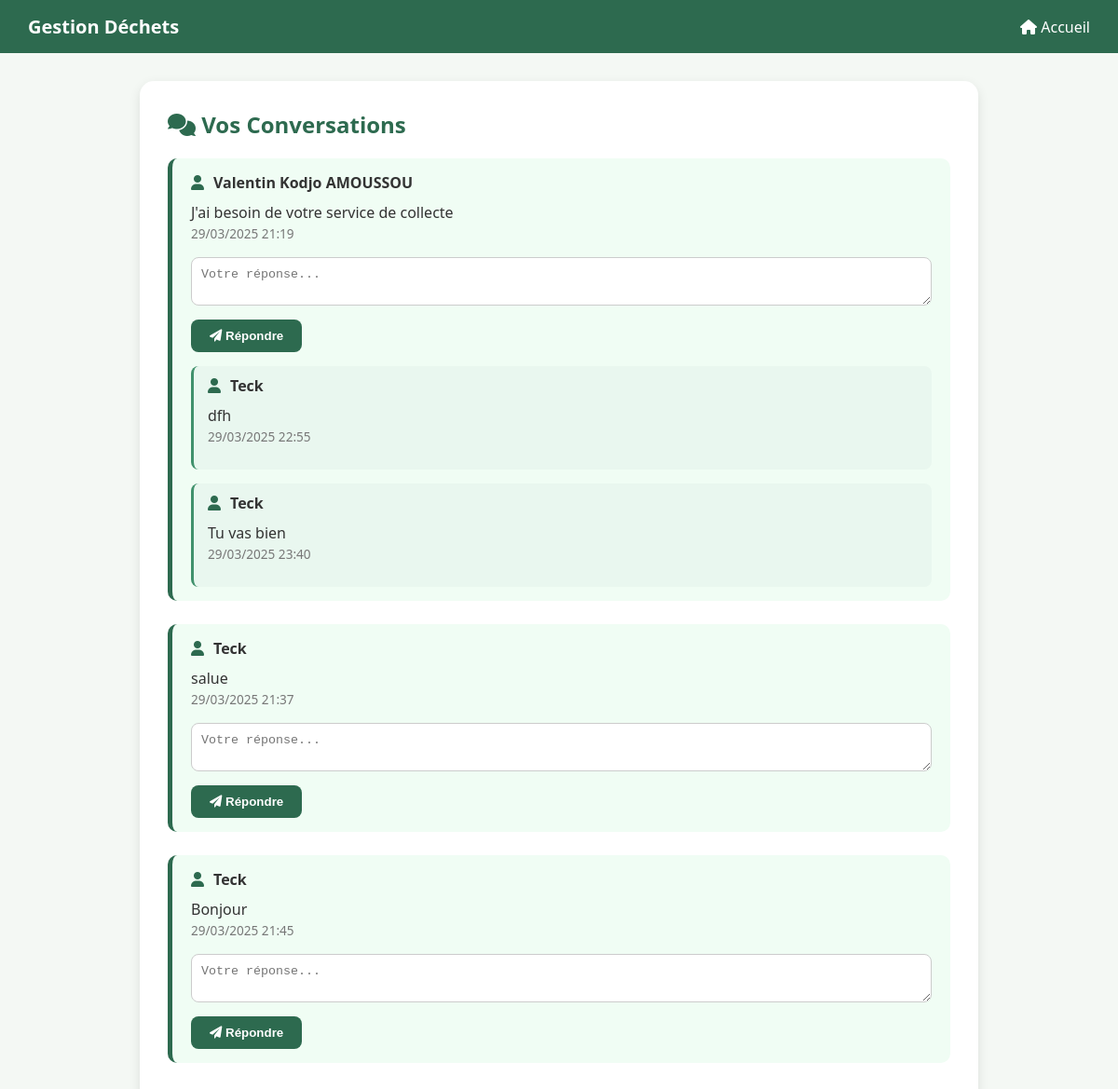
Screenshot of /messages.php (signed in) with the database file from the repository.
### tables this page shows
CREATE TABLE IF NOT EXISTS `messages` (
  `id` int NOT NULL AUTO_INCREMENT,
  `expediteur_id` int NOT NULL,
  `destinataire_id` int NOT NULL,
  `contenu` text NOT NULL,
  `date_envoi` timestamp NULL DEFAULT CURRENT_TIMESTAMP,
  `statut` enum('non_lu','lu') DEFAULT 'non_lu',
  `message_parent_id` int DEFAULT NULL,
  PRIMARY KEY (`id`),
  KEY `expediteur_id` (`expediteur_id`),
  KEY `destinataire_id` (`destinataire_id`)
);

CREATE TABLE IF NOT EXISTS `utilisateurs` (
  `id` int NOT NULL AUTO_INCREMENT,
  `nom` varchar(100) DEFAULT NULL,
  `email` varchar(100) DEFAULT NULL,
  `mot_de_passe` varchar(255) DEFAULT NULL,
  `role` enum('citoyen','collecteur','entreprise','gestionnaire','admin') NOT NULL,
  `date_inscription` timestamp NULL DEFAULT CURRENT_TIMESTAMP,
  PRIMARY KEY (`id`),
  UNIQUE KEY `email` (`email`)
);

### public/messages.php (the view, shortened to what this page needs)
<?php
include '../config/database.php';
$user_id = $_SESSION['id'];
$stmt = $pdo->prepare("
    SELECT m.*, u.nom AS expediteur_nom
    FROM messages m
    JOIN utilisateurs u ON m.expediteur_id = u.id
    WHERE m.destinataire_id = ? OR m.expediteur_id = ?
    ORDER BY m.date_envoi ASC
");
$stmt->execute([$user_id, $user_id]);
$messages = $stmt->fetchAll();
$messages_by_parent = [];
foreach ($messages as $message) {
    if ($message['message_parent_id'] === NULL) {
        $messages_by_parent[$message['id']] = ['message' => $message, 'reponses' => []];
    } else {
        $messages_by_parent[$message['message_parent_id']]['reponses'][] = $message;
    }
}
?>
<!DOCTYPE html>
<html lang="fr">
<head>
    <link rel="stylesheet" href="../public/css/messages.css">
    <link rel="stylesheet" href="https://cdnjs.cloudflare.com/ajax/libs/font-awesome/6.0.0/css/all.min.css">
</head>
<body>
<nav class="navbar">
    <div class="nav-logo">Gestion Déchets</div>
    <ul class="nav-links">
        <li><a href="#" onclick="window.history.back();"><i class="fas fa-home"></i> Accueil</a></li>
    </ul>
</nav>
<div class="container">
    <h2><i class="fas fa-comments"></i> Vos Conversations</h2>
    <?php foreach ($messages_by_parent as $msg_data): ?>
        <div class="message">
            <div class="message-header">
                <i class="fas fa-user"></i>
                <strong><?= $msg_data['message']['expediteur_nom'] ?></strong>
            </div>
            <div class="message-body">
                <p><?= $msg_data['message']['contenu'] ?></p>
                <span class="message-date"><?= date('d/m/Y H:i', strtotime($msg_data['message']['date_envoi'])) ?></span>
            </div>
            <form class="reply-form" method="POST" autocomplete="off">
                <textarea name="contenu" required placeholder="Votre réponse..."></textarea>
                <button type="submit"><i class="fas fa-paper-plane"></i> Répondre</button>
            </form>
            <?php foreach ($msg_data['reponses'] as $reponse): ?>
                <div class="reponse">
                    <div class="message-header">
                        <i class="fas fa-user"></i>
                        <strong><?= htmlspecialchars($reponse['expediteur_nom']) ?></strong>
                    </div>
                    <div class="message-body">
                        <p><?= $reponse['contenu'] ?></p>
                        <span class="message-date"><?= date('d/m/Y H:i', strtotime($reponse['date_envoi'])) ?></span>
                    </div>
                </div>
            <?php endforeach; ?>
        </div>
    <?php endforeach; ?>
</div>
</body>
</html>

### public/css/messages.css (style rules this page uses)
* { margin: 0; padding: 0; box-sizing: border-box; }
body { font-family: 'Segoe UI', sans-serif; background: #f4f8f4; color: #333; }
.navbar { display: flex; justify-content: space-between; align-items: center; background: #2d6a4f; padding: 15px 30px; color: #fff; }
.nav-logo { font-size: 20px; font-weight: bold; }
.nav-links li { list-style: none; display: inline-block; margin-left: 20px; }
.nav-links a { color: #fff; text-decoration: none; font-weight: 500; }
.container { max-width: 900px; margin: 30px auto; background: #fff; padding: 30px; border-radius: 15px; box-shadow: 0 4px 12px rgba(0,0,0,0.1); }
h2 { margin-bottom: 20px; color: #2d6a4f; }
.message { border-left: 5px solid #2d6a4f; padding: 15px 20px; margin-bottom: 25px; background: #f0fdf4; border-radius: 10px; }
.message-header { display: flex; align-items: center; margin-bottom: 10px; }
.message-header i { margin-right: 10px; color: #2d6a4f; }
.message-body { margin-bottom: 15px; }
.message-date { font-size: 0.85em; color: #777; }
.reply-form textarea { width: 100%; padding: 10px; border-radius: 8px; border: 1px solid #ccc; margin-bottom: 10px; resize: vertical; }
.reply-form button { background: #2d6a4f; color: #fff; border: none; padding: 10px 20px; border-radius: 8px; cursor: pointer; font-weight: bold; }
.reponse { margin-top: 15px; padding: 10px 15px; background: #e9f7ef; border-left: 3px solid #40916c; border-radius: 8px; }

### rows the page displays
messages: utilisateurs.nom "Valentin Kodjo AMOUSSOU", contenu "J'ai besoin de votre service de collecte", date_envoi "29/03/2025 21:19"
messages: utilisateurs.nom "Teck", contenu "dfh", date_envoi "29/03/2025 22:55"
messages: utilisateurs.nom "Teck", contenu "Tu vas bien", date_envoi "29/03/2025 23:40"
messages: utilisateurs.nom "Teck", contenu "salue", date_envoi "29/03/2025 21:37"
messages: utilisateurs.nom "Teck", contenu "Bonjour", date_envoi "29/03/2025 21:45"
